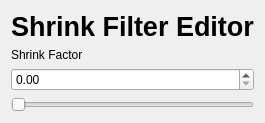
<?xml version="1.0" encoding="UTF-8"?>
<ui version="4.0">
 <class>DialogEditShrinkFilter</class>
 <widget class="QDialog" name="DialogEditShrinkFilter">
  <property name="geometry">
   <rect>
    <x>0</x>
    <y>0</y>
    <width>276</width>
    <height>124</height>
   </rect>
  </property>
  <property name="sizePolicy">
   <sizepolicy hsizetype="Preferred" vsizetype="MinimumExpanding">
    <horstretch>0</horstretch>
    <verstretch>0</verstretch>
   </sizepolicy>
  </property>
  <property name="windowTitle">
   <string>Shrink Filter Editor</string>
  </property>
  <layout class="QVBoxLayout" name="verticalLayout">
   <property name="sizeConstraint">
    <enum>QLayout::SetFixedSize</enum>
   </property>
   <item>
    <widget class="QLabel" name="label_2">
     <property name="sizePolicy">
      <sizepolicy hsizetype="Preferred" vsizetype="Expanding">
       <horstretch>0</horstretch>
       <verstretch>0</verstretch>
      </sizepolicy>
     </property>
     <property name="font">
      <font>
       <pointsize>20</pointsize>
       <weight>75</weight>
       <bold>true</bold>
      </font>
     </property>
     <property name="text">
      <string>Shrink Filter Editor</string>
     </property>
     <property name="alignment">
      <set>Qt::AlignCenter</set>
     </property>
    </widget>
   </item>
   <item>
    <widget class="QLabel" name="label">
     <property name="sizePolicy">
      <sizepolicy hsizetype="Preferred" vsizetype="Minimum">
       <horstretch>0</horstretch>
       <verstretch>0</verstretch>
      </sizepolicy>
     </property>
     <property name="text">
      <string>Shrink Factor</string>
     </property>
    </widget>
   </item>
   <item>
    <widget class="QDoubleSpinBox" name="shrinkFactorSpinBox"/>
   </item>
   <item>
    <widget class="QSlider" name="shrinkFactorSlider">
     <property name="orientation">
      <enum>Qt::Horizontal</enum>
     </property>
    </widget>
   </item>
  </layout>
 </widget>
 <resources/>
 <connections/>
</ui>
